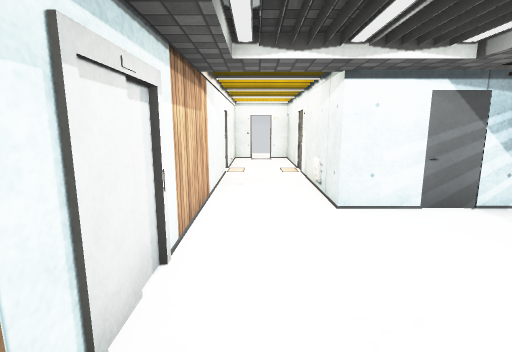
View 1 (above)

12 first-person views from a walk through a 3-D level made in the Unity game engine. The camera is 1.5 m above the floor, tilts 10° down and sees 85° across. The floor is counted in squares, 1 m on a side. Each view is taken from the middle of a square. On the plan, view 1 faces up. The plan holds only what a view shows up to about 14 squares ahead; the rest is blank. Door leaves are left out, so doorways stand open. Some surface patterns are stand-ins.

View 2
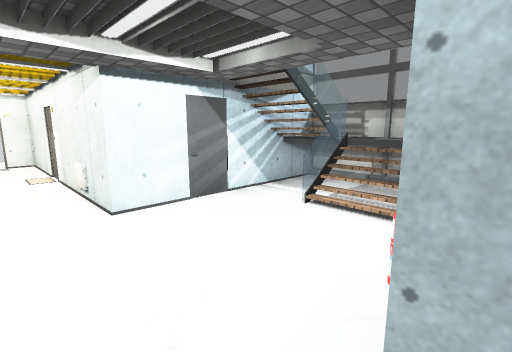

View 3
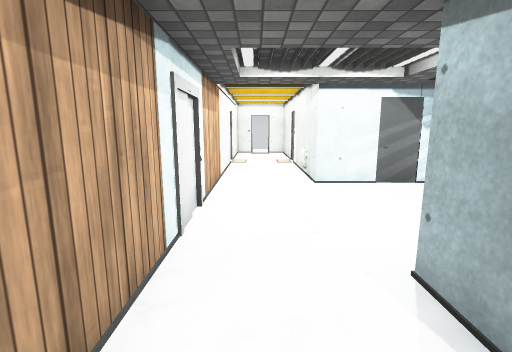

View 4
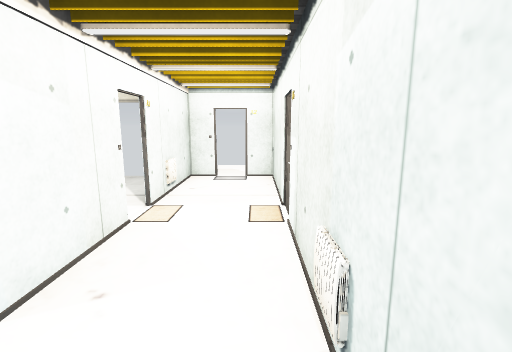

View 5
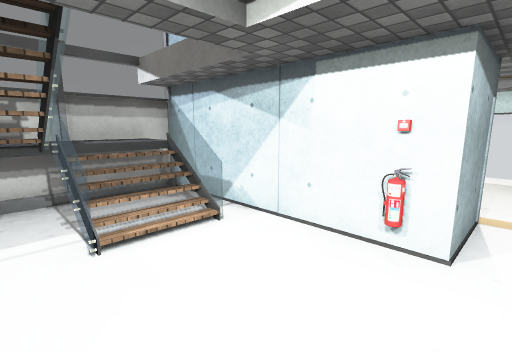

View 6
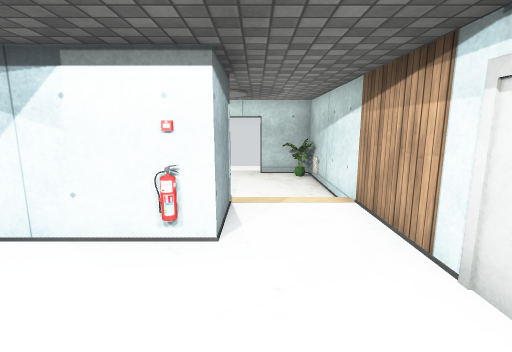

View 7
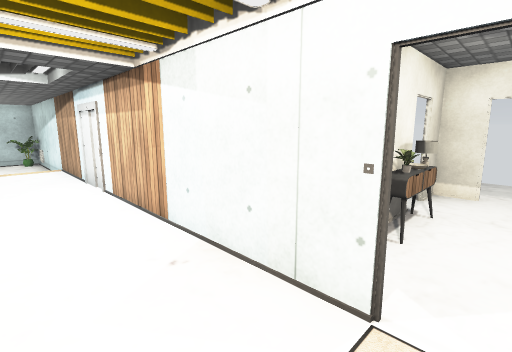

View 8
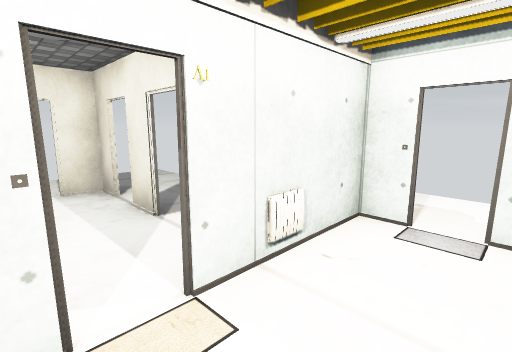

View 9
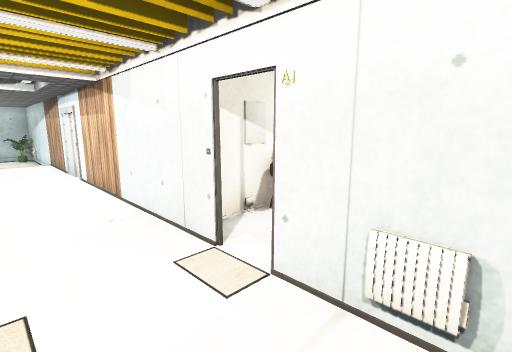

View 10
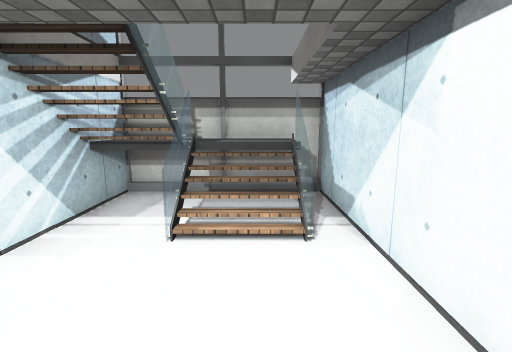

View 11
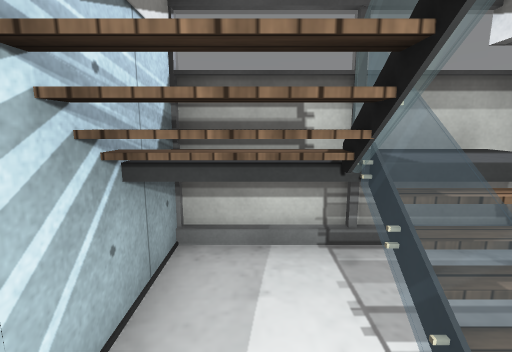

View 12
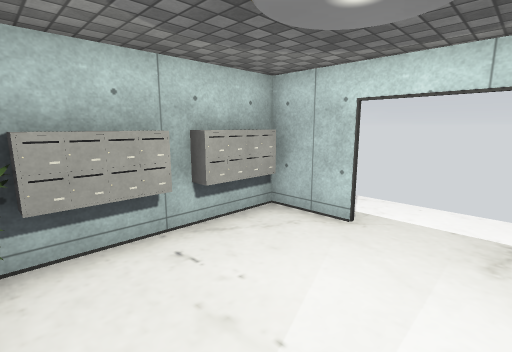

### Floor plan
Key: @ floor where view 1 was taken; # wall or solid block; x gap in a wall; . main floor; - floor 0.25 m lower than the main floor; : floor 1.25 m higher than the main floor; / step, stairs or slope; D open door; = window, fence, low wall or low ledge; O other object.
Columns run from 8 left of view 1 to 8 right of it. Each row starts with its distance up from view 1.
 14        #Dx#
 13 ...  ..#..#
 12 .......O..#
 11   #D#DDO..#
 10 ..D....D..#
  9 ..#OOO.x..#
  8   #D####..#
  7        D.OD
  6        #..#
  5        #..#######
  4        #.....=/:=
  3        #.....==:#
  2        D.....//:=
  1        #.OO..=##.
  0        #@.######
 -1        #..#
 -2        #//---O
 -3        #-----O
 -4        #D----#
 -5        O-----#
 -6        O-DDD-#
 -7        ##DDD##
 -8          ----

Where each view was taken, in squares from view 1:
view 1: 0 up, 0 right, facing up
view 2: 0 up, 0 right, facing up-right
view 3: 2 down, 0 right, facing up
view 4: 5 up, 1 right, facing up
view 5: 4 up, 1 right, facing down-right
view 6: 4 up, 1 right, facing down
view 7: 10 up, 1 right, facing down-left
view 8: 9 up, 1 right, facing up-left
view 9: 12 up, 1 right, facing down-left
view 10: 2 up, 1 right, facing right
view 11: 4 up, 4 right, facing right
view 12: 2 down, 1 right, facing down-right
